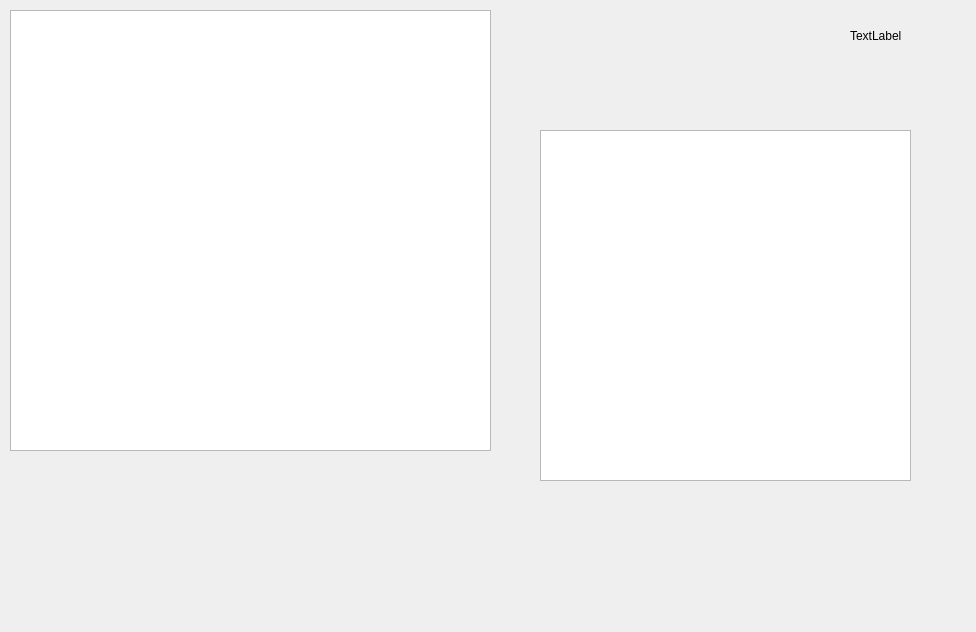
<?xml version="1.0" encoding="UTF-8"?>
<ui version="4.0">
 <class>online_video</class>
 <widget class="QWidget" name="online_video">
  <property name="geometry">
   <rect>
    <x>0</x>
    <y>0</y>
    <width>976</width>
    <height>632</height>
   </rect>
  </property>
  <property name="windowTitle">
   <string>Form</string>
  </property>
  <widget class="QGraphicsView" name="video">
   <property name="geometry">
    <rect>
     <x>10</x>
     <y>10</y>
     <width>481</width>
     <height>441</height>
    </rect>
   </property>
  </widget>
  <widget class="QLabel" name="udp_trans">
   <property name="geometry">
    <rect>
     <x>850</x>
     <y>30</y>
     <width>54</width>
     <height>12</height>
    </rect>
   </property>
   <property name="text">
    <string>TextLabel</string>
   </property>
  </widget>
  <widget class="QGraphicsView" name="video2">
   <property name="geometry">
    <rect>
     <x>540</x>
     <y>130</y>
     <width>371</width>
     <height>351</height>
    </rect>
   </property>
  </widget>
 </widget>
 <resources/>
 <connections/>
</ui>
